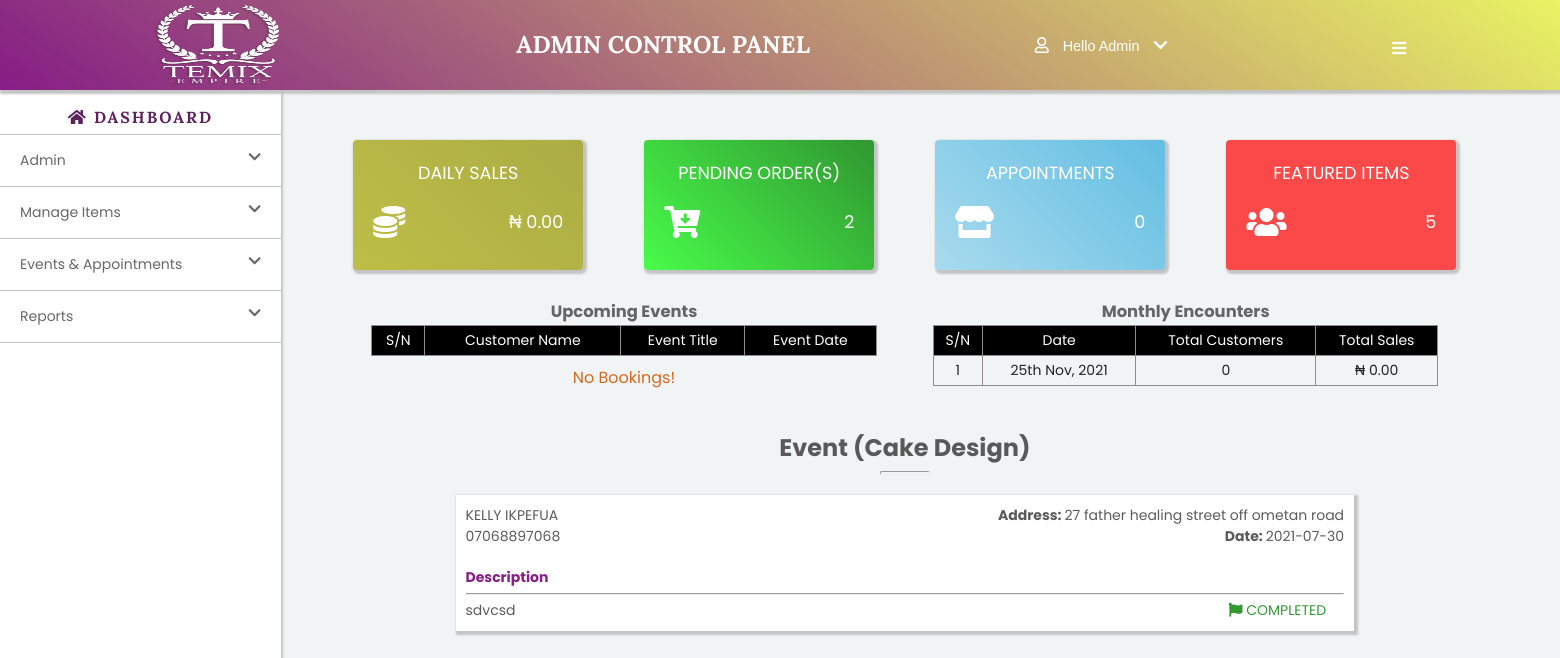
The page /admin/admin.php?event=30 (signed in) on the database its author committed.
### tables this page shows
CREATE TABLE `appointments` (
  `booking_id` int(11) NOT NULL,
  `customer_name` varchar(255) NOT NULL,
  `customer_mail` varchar(255) NOT NULL,
  `customer_phone` varchar(255) NOT NULL,
  `request_date` date NOT NULL DEFAULT current_timestamp(),
  `service` varchar(255) NOT NULL,
  `appointment_date` date NOT NULL,
  `appointment_address` varchar(1024) NOT NULL,
  `notes` varchar(1024) NOT NULL,
  `status` int(11) NOT NULL
);

### admin/admin.php (the view, shortened to what this page needs)
<?php
    require "server.php";
    if(isset($_SESSION['user'])){
?>
<!DOCTYPE html>
<html lang="en">
<head>
    <link rel="stylesheet" href="https://cdnjs.cloudflare.com/ajax/libs/font-awesome/5.13.0/css/all.css">
    <link rel="stylesheet" href="fontawesome-free-5.15.1-web/css/all.css">
    <link rel="stylesheet" href="style.css">
</head>
<body id="mainBody">
    <header class="admin_header">
        <h1 class="logo">
            <a href="admin.php" title="home">
                <img src="images/temix_empire_logo2.png" alt="Temix empire" class="img-fluid">
            </a>
        </h1>
        <div class="rms">
            <h2>Admin Control Panel</h2>
        </div>
        <div class="login">
            <button id="loginDiv"><i class="far fa-user"></i> Hello Admin
                <i class="fas fa-chevron-down"></i></button>
        </div>
        <div class="menu_icon">
            <a href="javascript:void(0)"><i class="fas fa-bars"></i></a>
        </div>
    </header>
    <main class="admin_main">
        <?php include "navigation.php";?>
        <section id="contents">
            <div class="success_message">
                <p>
                </p>
            </div>
            <div class="error_message">
                <p>
                </p>
            </div>
            <div id="dashboard">
                <div class="cards" id="card0">
                    <a href="javascript:void(0)">
                        <p>Daily sales</p>
                        <div class="infos">
                            <i class="fas fa-coins"></i>
                            <p>
                                <?php
                                    $sales = $connectdb->prepare("SELECT SUM(item_price) AS today_sales  FROM orders WHERE order_status = 1 AND delivery_date = CURDATE()");
                                    $sales->execute();
                                    $totals = $sales->fetchAll();
                                    foreach($totals as $total){
                                        echo "₦ " . number_format($total->today_sales, 2);
                                    }
                                ?>
                            </p>
                        </div>
                    </a>
                </div>
                <div class="cards" id="card1">
                    <a href="javascript:void(0)">
                        <p>Pending Order(s)</p>
                        <div class="infos">
                            <i class="fas fa-cart-arrow-down"></i>
                            <p>
                                <?php
                                    $orders = $connectdb->prepare("SELECT * FROM orders WHERE order_status = 0");
                                    $orders->execute();
                                    echo $orders->rowCount();
                                ?>
                            </p>
                        </div>
                    </a>
                </div>
                <div class="cards" id="card2">
                    <a href="javascript:void(0)">
                        <p>Appointments</p>
                        <div class="infos">
                            <i class="fas fa-store"></i>
                            <p>
                                <?php
                                    $users = $connectdb->prepare("SELECT * FROM appointments WHERE request_date = CURDATE()");
                                    $users->execute();
                                    echo $users->rowCount();
                                ?>
                            </p>
                        </div>
                    </a>
                </div>
                <div class="cards" id="card3">
                    <a href="javascript:void(0)">
                        <p>Featured items</p>
                        <div class="infos">
                            <i class="fas fa-users"></i>
                            <p>
                                <?php
                                    $users = $connectdb->prepare("SELECT * FROM menu WHERE featured_item = 1");
                                    $users->execute();
                                    echo $users->rowCount();
                                ?>
                            </p>
                        </div>
                    </a>
                </div>
            </div>
            <div class="summaryReports" id="summaryReports">
                <div class="customers_attended" id="upcomingEvents">
                    <h3>Upcoming Events</h3>
                    <table class="sum_table">
                        <thead>
                            <tr>
                                <td>S/N</td>
                                <td>Customer Name</td>
                                <td>Event Title</td>
                                <td>Event Date</td>
                            </tr>
                        </thead>
                        <?php
                            $get_event = $connectdb->prepare("SELECT * FROM appointments WHERE status = 0 AND appointment_date >= CURDATE() ORDER BY appointment_date");
                            $get_event->execute();
                        ?>
                    </table>
                    <?php
                        if(!$get_event->rowCount() > 0){
                            echo "<p style='text-align:center; color:chocolate; font-size:1rem; padding:10px;'>No Bookings!</p>";
                        }
                    ?>
                </div>
                <div class="customers_attended">
                    <h3>Monthly Encounters</h3>
                    <?php
                        $get_customers = $connectdb->prepare("SELECT SUM(item_price) AS total_sales, CURDATE() AS daily_date FROM orders WHERE order_status = 1 AND order_date = CURDATE()");
                        $get_customers->execute();
                        $sn = 1;
                        $customers = $get_customers->fetchAll();
                        foreach($customers as $customer):
                    ?>
                    <table class="sum_table">
                        <thead>
                            <tr>                        <td>S/N</td>
                                <td>Date</td>
                                <td>Total Customers</td>
                                <td>Total Sales</td>
                            </tr>
                        </thead>
                        <tbody>
                            <tr>
                                <td><?php echo $sn?></td>
                                <td><?php echo date("jS M, Y", strtotime($customer->daily_date));?></td>
                                <td>
                                <?php
                                    $get_total_customers = $connectdb->prepare("SELECT item_name FROM orders WHERE order_date = CURDATE() AND order_status = 1 GROUP BY order_number");
                                    $get_total_customers->execute();
                                    $total_customers = $get_total_customers->rowCount();
                                    echo $total_customers;
                                ?></td>
                                <td><?php echo "₦ ". number_format( $customer->total_sales, 2);?></td>
                            </tr>
                        </tbody>
                        <?php $sn++; endforeach;?>
                    </table>
                </div>
            </div>
            <div class="management displays" id="events_info">
                <?php
                    if(isset($_GET['event'])){
                        $booking_id = $_GET['event'];
                        $select_event = $connectdb->prepare("SELECT * FROM appointments WHERE booking_id = :booking_id");
                        $select_event->bindvalue("booking_id", $booking_id);
                        $select_event->execute();
                        $views = $select_event->fetchAll();
                        foreach($views as $view):
                ?>
                <h3><?php echo $view->service;?></h3>
                <hr>
                <div class="events">
                    <div class="appointments">
                        <div class="event_info">
                            <p style="text-transform:uppercase;"><strong></strong><?php echo $view->customer_name;?></p>
                            <p><?php echo $view->customer_phone;?></p>
                        </div>
                        <div class="event_date">
                            <p><strong>Address: </strong><?php echo $view->appointment_address;?></p>
                            <p><strong>Date: </strong><?php echo $view->appointment_date;?></p>
                        </div>
                    </div>
                    <div class="event_descriptions">
                        <h4>Description</h4>
                        <hr>
                        <p><?php echo $view->notes;?></p>
                    </div>
                    <div class="status">
                        <?php
                            $event_status = $view->status;
                            if($event_status == 1){
                                echo "<p class='stat' id='complete'><i class='fas fa-flag'></i> Completed</p>";
                            }elseif($event_status == -1){
                                echo "<p class='stat cancelled'><i class='fas fa-flag'></i> Cancelled </p>";
                }; endforeach; }?>
            </div>
        </section>
    </main>
</body>
</html>
<?php
    }else{
        header("Location: ../registration.php");
    }
?>

### admin/navigation.php (shortened to what this page needs)
<aside class="main_menu" id="desktop_menu">
    <nav>
        <h3><a href="admin.php" title="Home"><i class="fas fa-home"></i> Dashboard</a></h3>
        <ul>
            <li><a href="javascript:void(0);" id="nav1" data-menu="nav1Menu" class="menus">Admin <i class="fas fa-chevron-down"></i></a>
            </li>
            <li><a href="javascript:void(0);" id="nav2" data-menu="nav2Menu" class="menus">Manage Items <i class="fas fa-chevron-down"></i></a>
            </li>
            <li><a href="javascript:void(0);" id="nav3" data-menu="nav3Menu" class="menus">Events & Appointments <i class="fas fa-chevron-down"></i></a>
            </li>
            <li><a href="javascript:void(0);" id="nav4" data-menu="nav4Menu" class="menus">Reports <i class="fas fa-chevron-down"></i></a>
            </li>
        </ul>
    </nav>
</aside>

### rows shown on the page
appointments: service "Event (Cake Design)", customer_name "KELLY IKPEFUA", customer_phone "07068897068", appointment_address "27 father healing street off ometan road", appointment_date "2021-07-30", notes "sdvcsd", status 1 (drawn)

### other values the page prints
$total->today_sales "0.00"
$orders->rowCount() "2"
$users->rowCount() "0"
$users->rowCount() "5"
date("jS M, Y", strtotime($customer->daily_date)) "25th Nov, 2021"
$total_customers "0"
$customer->total_sales "0.00"
